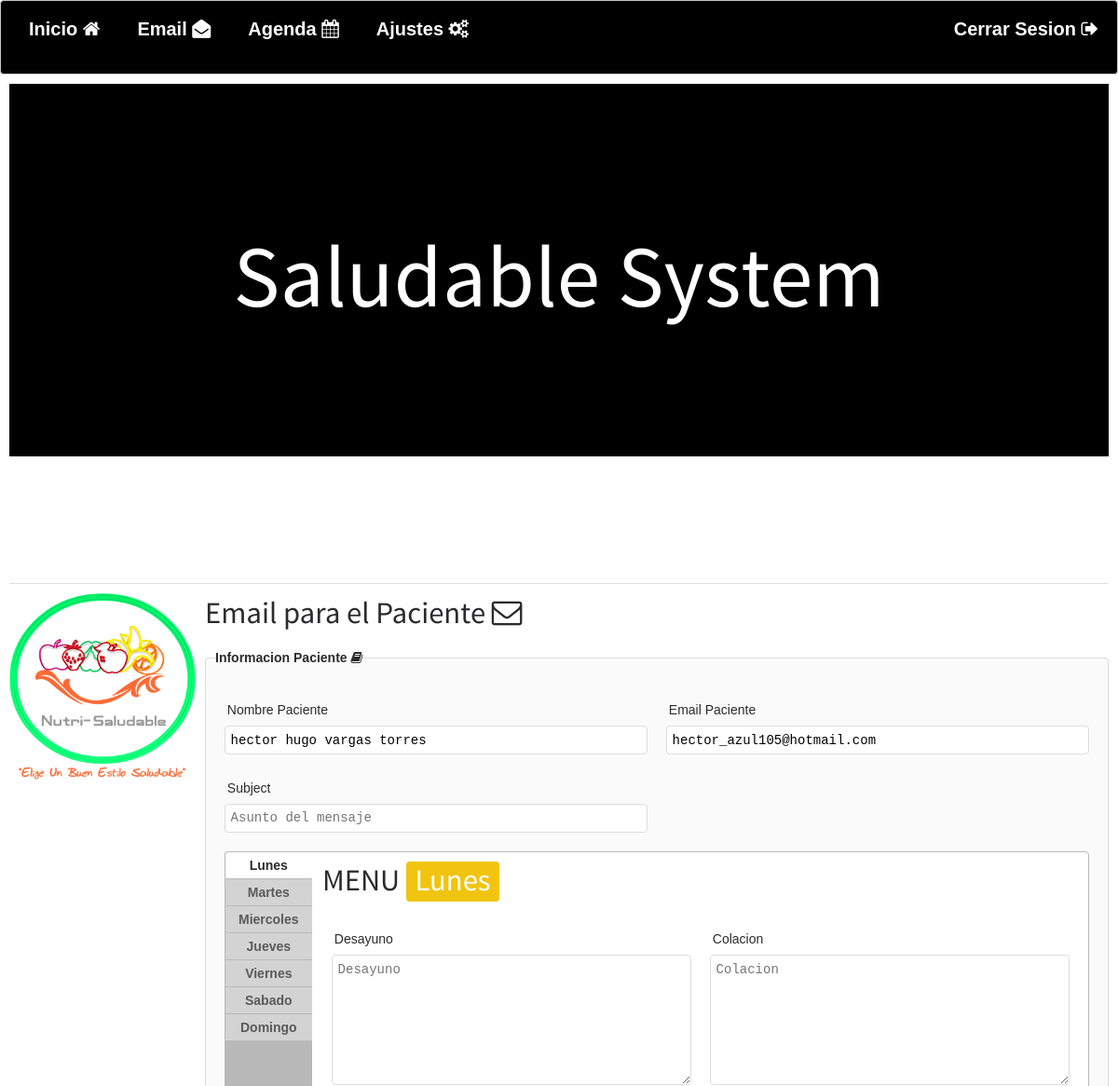
Before: /dietas.php?id=2 (upper part) with the older database file.
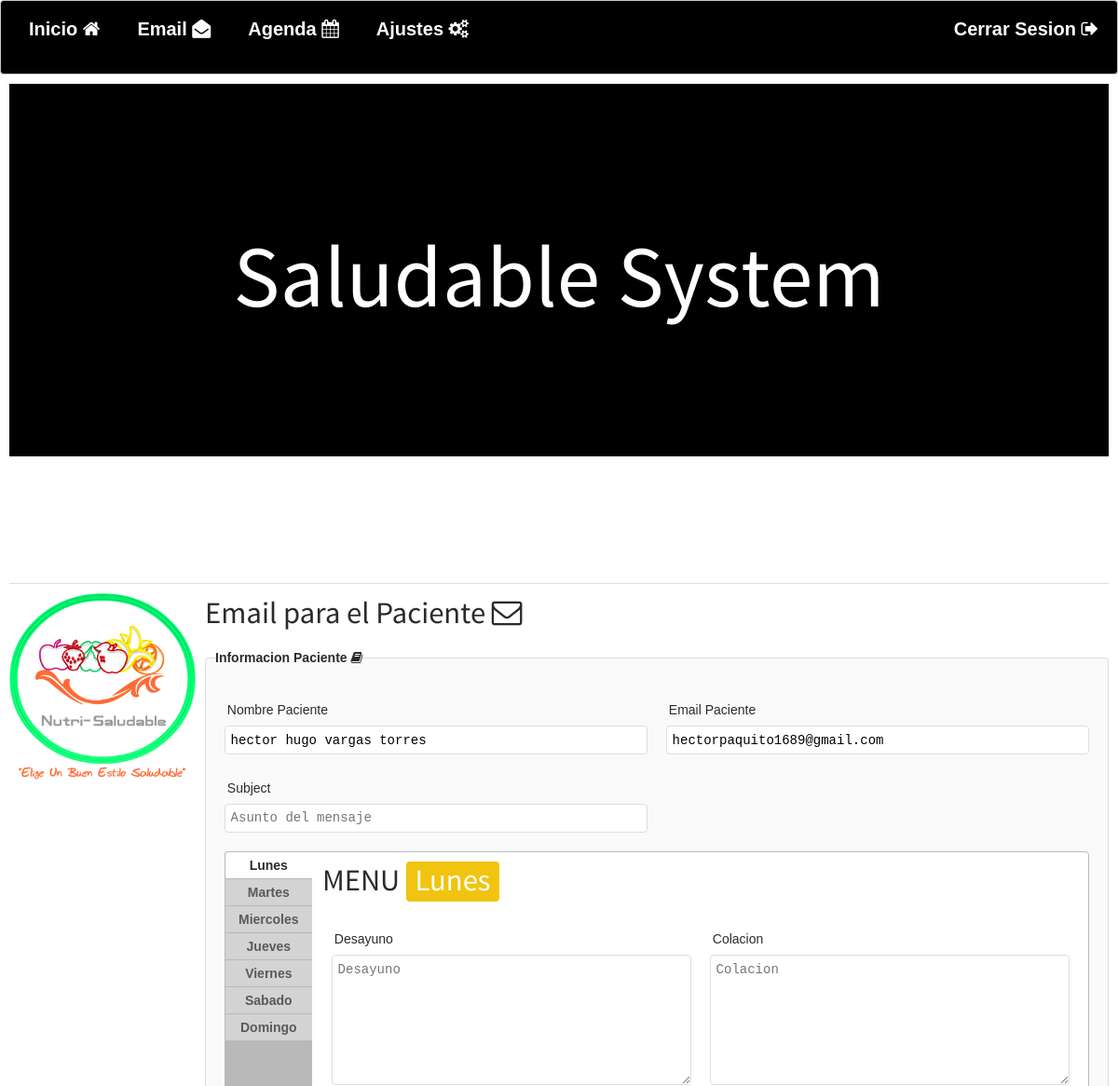
After: the same page with the newer database file.
### tables this page shows
CREATE TABLE `datos_personales` (
  `id_paciente` int(11) NOT NULL,
  `nombre_paciente` varchar(50) NOT NULL,
  `edad` int(11) NOT NULL,
  `sexo` varchar(20) NOT NULL,
  `fecha_nacimiento` date NOT NULL,
  `estado_civil` varchar(50) NOT NULL,
  `escolaridad` varchar(50) NOT NULL,
  `ocupacion` varchar(100) NOT NULL,
  `direccion` varchar(100) NOT NULL,
  `telefono` varchar(10) NOT NULL,
  `email` varchar(50) NOT NULL,
  `motivo_consulta` varchar(100) NOT NULL,
  `fecha_elaboracion` date NOT NULL
);

### includes/funciones.php (called while the page is built, shortened)
<?php
function getParam($param, $default) {
	$result = $default;
	if (isset($param)) {
  		$result = (get_magic_quotes_gpc()) ? $param : addslashes($param);
	}
	return $result;
}
function sqlValue($value, $type) {
  $value = get_magic_quotes_gpc() ? stripslashes($value) : $value;
  $value = function_exists("mysql_real_escape_string") ? mysql_real_escape_string($value) : mysql_escape_string($value);
  switch ($type) {
    case "int":
      $value = ($value != "") ? intval($value) : "NULL";
      break;
  }
  return $value;
}
?>

### includes/email_paciente.php (called while the page is built, shortened)
<?php
$conexion = mysql_connect("localhost", "saludable") or trigger_error(mysql_error(),E_USER_ERROR);
require("includes/funciones.php");
$id_paciente = getParam($_GET["id"], "-1");
$sql = "SELECT datos_personales.*, antecedentes_salud.*, aspectos_ginecologicos.*, dario_actividades.*, bioquimica.*, acta_diabetico.* FROM datos_personales INNER JOIN antecedentes_salud ON datos_personales.id_paciente = antecedentes_salud.id_antecedente INNER JOIN aspectos_ginecologicos ON antecedentes_salud.id_antecedente = aspectos_ginecologicos.id_ginecologico INNER JOIN dario_actividades ON aspectos_ginecologicos.id_ginecologico = dario_actividades.id_actividad INNER JOIN bioquimica ON dario_actividades.id_actividad = bioquimica.id_bioquimica INNER JOIN acta_diabetico ON bioquimica.id_bioquimica = acta_diabetico.id_diabetico WHERE datos_personales.id_paciente = ".sqlValue($id_paciente, "int");
$queEmp = mysql_query($sql, $conexion);
$rsEmp = mysql_fetch_assoc($queEmp);
 ?>

### dietas.php (the view, shortened to what this page needs)
<?php
include("includes/email_paciente.php");
?>
<!DOCTYPE html>
<html>
<head>
<?php include('models/head.php'); ?>
</head>
<body >
<?php include('models/nav.php'); ?>
         <article class="row">
        <section class="four fourths  padded bounceInDown animated">
        <?php include("models/header_img.php"); ?>
          <hr>
          <img src="image/logo_grecia.png" width="200px" height="200px" class="pull-left gap-right">
          <h1>Email para el Paciente <i class="icon-envelope-alt icon-1x"></i></h1>
          <p>
   <fieldset>
        <legend>Informacion Paciente <i class="icon-book icon-1x"></i></legend>
    <p class="gap-top-small-tablet">
        <div class="row">
           <form action="mail.php" method="post" class="cmxform" id="commentForm">
        <div class="one half padded">
          <label >Nombre Paciente</label>
          <input name="nombre" type="text" placeholder="Nombre(s) Apellido(s)" value="<?php echo $rsEmp["nombre_paciente"]; ?>"">
        </div>
        <div class="one half padded">
          <label >Email Paciente</label>
          <input name="correo" type="text" value="<?php echo $rsEmp["email"]; ?>" placeholder="Email paciente">
        </div>
        <div class="one half padded">
          <label >Subject</label>
          <input name="subject" type="text"  placeholder="Asunto del mensaje">
        </div>
         <div class="row">
              <div class="one whole padded">
                <div class="tabs vertical ipad">
                  <ul role="tablist">
                    <li role="tab" aria-controls="#tab1">Lunes</li>
                    <li role="tab" aria-controls="#tab2">Martes</li>
                    <li role="tab" aria-controls="#tab3">Miercoles</li>
                    <li role="tab" aria-controls="#tab4">Jueves</li>
                    <li role="tab" aria-controls="#tab5">Viernes</li>
                    <li role="tab" aria-controls="#tab6">Sabado</li>
                    <li role="tab" aria-controls="#tab7">Domingo</li>
                  </ul>
                  <div id="tab1" role="tabpanel">
                    <h1>MENU <span style="display:inline-block;padding:0 0.3em;border-radius:4px;color:#fff;background:#f1c40f;">Lunes</span></h1>
                      <div class="one half padded">
                        <label>Desayuno</label>
                        <textarea name="desayuno_lunes"  placeholder="Desayuno" required></textarea>
                      </div>
                      <div class="one half padded">
                        <label>Colacion </label>
                        <textarea name="colacion_desayuno_lunes"  placeholder="Colacion" required></textarea>
                      </div>
                  </div>
                </div>
              </div>
            </div>
        <br><br>
    </form>
        </div>
    </p>
</fieldset>
         </p>
        </section>
      </article>
</body>
</html>

Changed rows visible on the page:
changed datos_personales "hector hugo vargas torres": correo "hector_azul105@hotmail.com" → "hectorpaquito1689@gmail.com"
